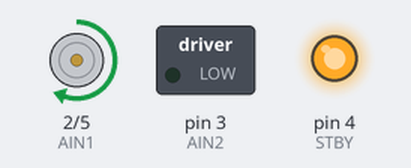
The sketch below on a simulated Arduino Uno, built with avr-gcc and run on an emulated ATmega328P. Shown: direction and speed pins drawn as motors (green arrow = direction pin HIGH = forward, orange = LOW = backward, longer = more drive, stopped while the standby pin is LOW), switched loads named in the sketch (green lamp = pin HIGH), output pins drawn as LEDs (lit = HIGH).

Above: at 1.5 s.
At 3.5 s:
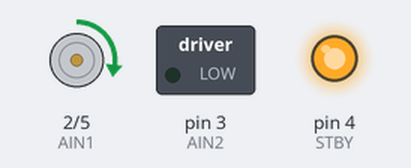
Timing chart, 0 to 5.2 s (numbered marks = the images above):
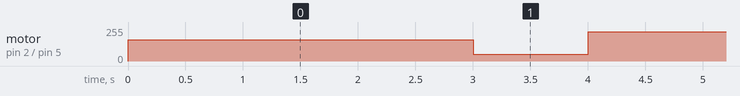

The sketch:

Motor_Arduino2_CambioJOSE.ino
```cpp
// Pines de control
const int AIN1 = 2;
const int AIN2 = 3;
const int PWMA = 5;  // PWM para velocidad
const int STBY = 4;

void setup() {
  pinMode(AIN1, OUTPUT);
  pinMode(AIN2, OUTPUT);
  pinMode(PWMA, OUTPUT);
  pinMode(STBY, OUTPUT);

  // Activar el driver
  digitalWrite(STBY, HIGH);
}

void loop() {
  // Gira el motor hacia adelante a velocidad media
  digitalWrite(AIN1, HIGH);
  digitalWrite(AIN2, LOW);
  analogWrite(PWMA, 158);  // Velocidad (0 a 255)

  delay(3000);  // 3 segundos

  // Detener el motor
  analogWrite(PWMA, 50);
  delay(1000);

  // Gira el motor hacia atrás
  digitalWrite(AIN1, HIGH);
  digitalWrite(AIN2, LOW);
  analogWrite(PWMA, 220);  // Velocidad máxima

  delay(3000);

  // Parar el motor
  analogWrite(PWMA, 0);
  delay(1000);
}
```

Measured:
- by itself, motor on pin 2 (AIN1) / pin 5 (PWMA): stopped → forward 158/255 at 0.00 s, → forward 50/255 3.0 s later, → forward 220/255 1.0 s later, → stopped 3.0 s later, … (65 changes in this stretch)
